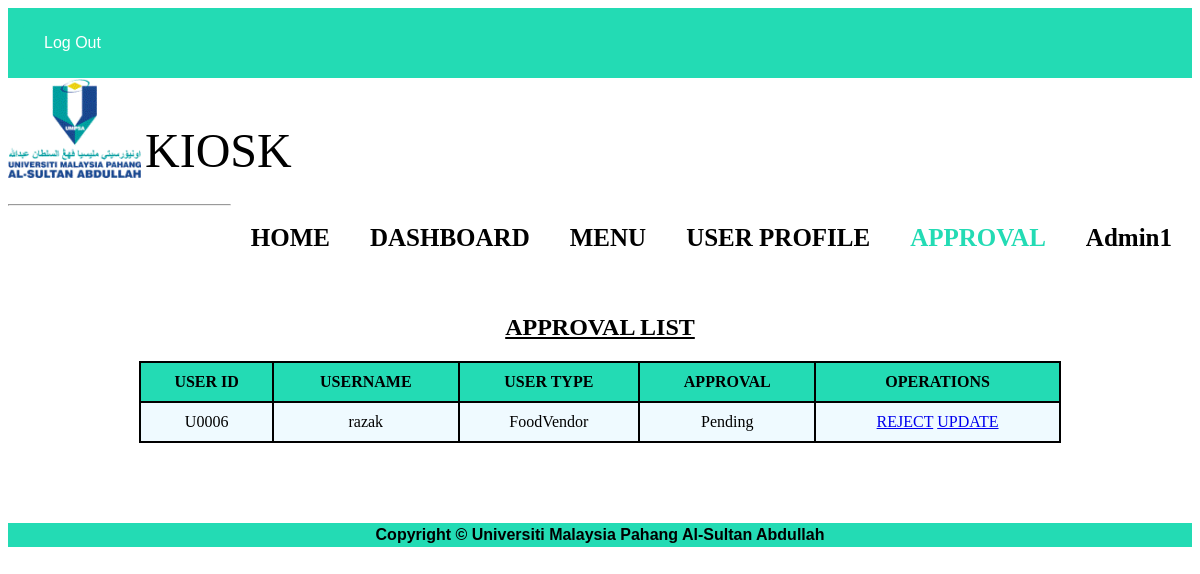
Page /Module_1/php/adminApproval.php (signed in) on the committed database.
### tables this page shows
CREATE TABLE `user` (
  `UserId` varchar(11) NOT NULL,
  `Username` varchar(20) NOT NULL,
  `Email` varchar(50) NOT NULL,
  `Password` varchar(20) NOT NULL,
  `UserType` varchar(15) NOT NULL,
  `status` varchar(50) NOT NULL,
  `profilePicture` varchar(255) NOT NULL
);

### Module_1/php/adminApproval.php (the view, shortened to what this page needs)
<?php
$currentPage = basename($_SERVER['PHP_SELF'], '.php');
require 'connect.php';
?>
<!DOCTYPE html>
<html>
    <head>
        <link rel="stylesheet" type="text/css" href="/Assignment/Module_1/CSS/mystyle.css">
    </head>
    <body>
        <header>
            <div class="header">
                <a href="logout.php" style="text-decoration: none"><button class= "button">Log Out</button></a>
            </div>
            <div id="photo" style="text-align: left">
                <img style="vertical-align:middle" src="/Assignment/Module_1/Image/umpsa-textcolor-145.gif" alt="Logo" height="100px" onclick="window.location.href='https://www.umpsa.edu.my/en';">
                <span style="vertical-align:bottom; font-size:4vw">KIOSK</span>
                <ul id="Navbar">
                    <li id='liNav' class="<?php echo ($currentPage == 'adminHome') ? 'active' : ''; ?>"><a href="adminHome.php" style="text-decoration: none"><b>HOME</b></a></li>
                    <li id='liNav' class="<?php echo ($currentPage == 'adminDashboard') ? 'active' : ''; ?>"><a href="adminDashboard.php" style="text-decoration: none"><b>DASHBOARD</b></a></li>
                    <li id='liNav' class="<?php echo ($currentPage == 'adminMenu') ? 'active' : ''; ?>"><b>MENU</b></a></li>
                    <li id='liNav' class="<?php echo in_array($currentPage, ['adminUserProfile', 'adminUserProfileUpdate(FoodVendor)', 'adminUserProfileUpdate']) ? 'active' : ''; ?>"><a href="adminUserProfile.php" style="text-decoration: none"><b>USER PROFILE</b></a></li>
                    <li id='liNav' class="<?php echo in_array($currentPage, ['adminApproval', 'adminApprovalUpdate']) ? 'active' : ''; ?>"><a href="adminApproval.php" style="text-decoration: none"><b>APPROVAL</b></a></li>
                    <li id='liNav' class="<?php echo ($currentPage == 'adminProfile') ? 'active' : ''; ?>"><a href="adminProfile.php" style="text-decoration: none"><b><?php echo $_SESSION['admin_name'] ?></b></a></li>
                </ul>
            </div>
        </header>
        <br>
        <hr class="solid">
        <article class="all-browsers">
        <h1><u>APPROVAL LIST</u></h1>
                <table id="userlistTable" class="userlistTable">
                    <thead>
                        <tr>
                            <th >USER ID</th>
                            <th >USERNAME</th>
                            <th >USER TYPE</th>
                            <th >APPROVAL</th>
                            <th >OPERATIONS</th>
                        </tr>
                    </thead>
                    <tbody>
                        <?php
                        $sql="SELECT * FROM user WHERE status = 'Pending'";
                        $result = mysqli_query($conn, $sql);
                        if(!mysqli_num_rows($result) > 0){
                            echo '<td colspan="7"><center>No User-Data!</center></td>';
                        }else
                        {
                                    while($rows=mysqli_fetch_array($result))
                                        {
                                                    echo ' <tr><td>'.$rows['UserId'].'</td>
                                                                <td>'.$rows['Username'].'</td>
                                                                <td>'.$rows['UserType'].'</td>
                                                                <td>'.$rows['status'].'</td>
                                                                     <td><a href="adminApprovalDelete.php?user_del='.$rows['UserId'].'" class="userbtn">REJECT</a>
                                                                     <a href="adminApprovalUpdate.php?user_upd='.$rows['UserId'].'"  class="userbtn">UPDATE</a>
                                                                    </td></tr>';
                                        }
                        }
                        ?>
                    </tbody>
                </table>
        </article>
        <div class="footer">
            <div class="navbar_footer">
                <b>Copyright &COPY; Universiti Malaysia Pahang Al-Sultan Abdullah</b>
            </div>
        </div>
    </body>
</html>

### Module_1/CSS/mystyle.css (style rules this page uses)
* { box-sizing: border-box; }
.header { padding: 15px; background: #23DBB4; }
#Navbar { list-style-type: none; margin: 0; padding: 0; overflow: hidden; background-color: white; display: flex; float: right; }
#Navbar li.active b { color: #23DBB4; }
#liNav { float: left; display: flex; }
li b { display: block; color: black; padding: 20px 20px; text-decoration: none; font-size: 25px; line-height: 3.2; }
.button { display: flex; padding: 10px 20px; font-size: 16px; text-align: center; text-decoration: none; background-color: #23DBB4; color: white; border: 1px solid #23DBB4; border-radius: 5px; transition: background-color 0.3s; }
.all-browsers { background-color: white(224, 224, 224); height: auto; position: relative; margin: 0; text-align: center; padding: 80px; }
.footer { left: 0; bottom: 0; width: 100%; background-color: #23DBB4; color: black; text-align: center; font-family: Arial, Helvetica, sans-serif; padding: 3px; }
table { margin-left: auto; margin-right: auto; text-align: center; }
th,td { padding-top: 10px; padding-bottom: 10px; }
table.userlistTable { width: 90%; border: 2px solid; border-radius: 4px; border-collapse: collapse; background-color: #23DBB4; }
table.userlistTable th { border: 2px solid; border-radius: 4px; border-collapse: collapse; background-color: #23DBB4; }
table.userlistTable td { border: 2px solid; border-radius: 4px; border-collapse: collapse; background-color: #EFFAFF; }

### rows in the picture
user: UserId "U0006", Username "razak", UserType "FoodVendor", status "Pending"

### other values in the picture
$_SESSION['admin_name'] "Admin1"
